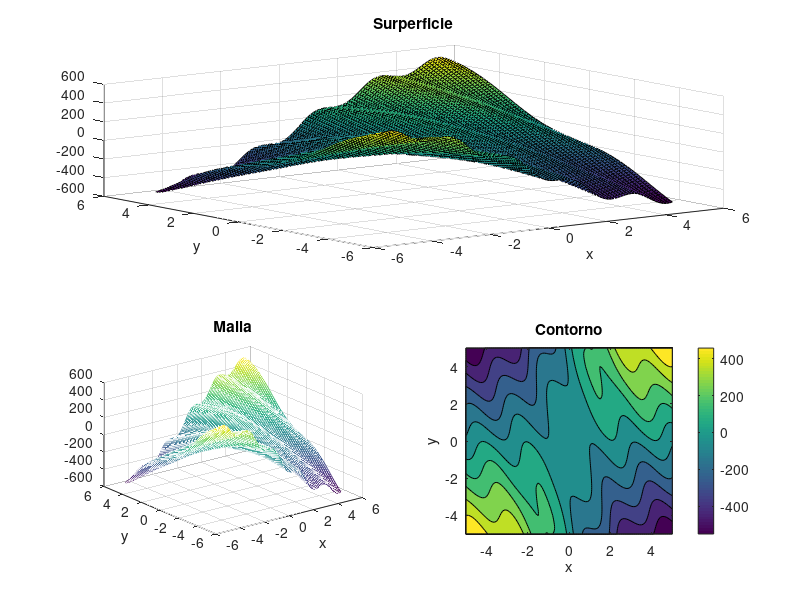

This chart was generated by the following MATLAB code:
clear all;

% Ejercicio 5: Representacion grafica en 3D

[X, Y] = meshgrid(-5: 0.1: 5);
Z = Y * sin(pi * (X/10)) + 5 * cos((X^2 + Y^2)/8) + cos(X + Y) * cos(3*X -  Y);

% Representacion grafica
figure('Name','Representacion grafica','NumberTitle','off');
hold on

% Dibujar superficie
subplot(2,1,1)
surf(X,Y,Z)
xlabel('x')
ylabel('y')
title('Surperficie')

% Dibujar malla 
subplot(2,2,3)
mesh(X,Y,Z)
xlabel('x')
ylabel('y')
title('Malla')

% Dibujar contorno
subplot(2,2,4)
contourf(X,Y,Z)
colorbar % Mostrar barra de colores
xlabel('x')
ylabel('y')
title('Contorno')
hold off
